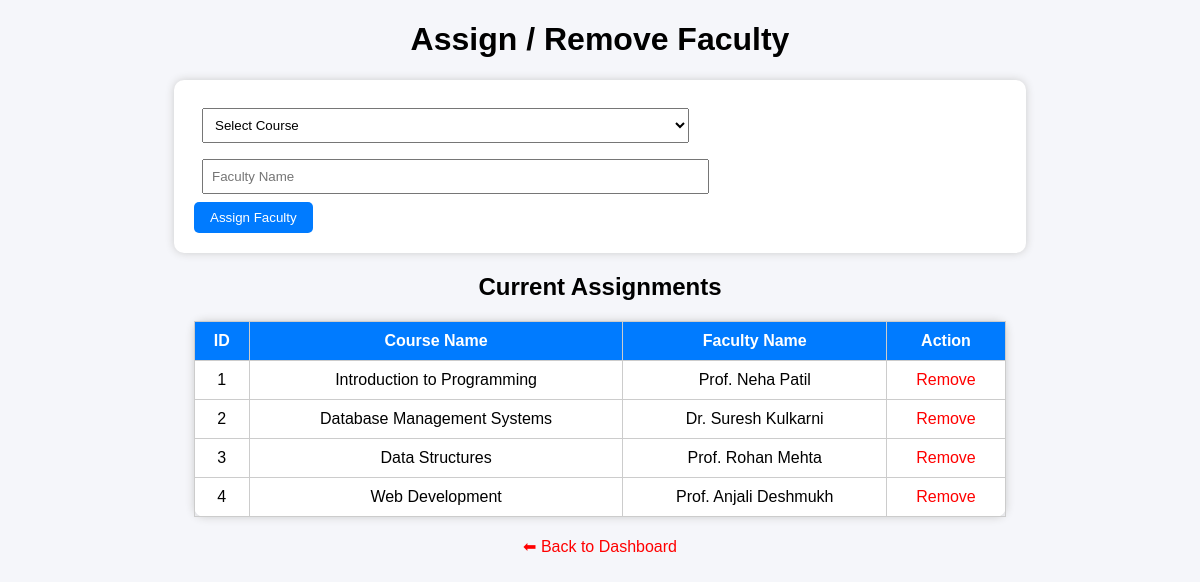
Screenshot of /admin/assign_faculty.php (signed in) with the database file from the repository.
### tables this page shows
CREATE TABLE IF NOT EXISTS courses (
    id INT AUTO_INCREMENT PRIMARY KEY,
    course_name VARCHAR(100) NOT NULL,
    course_code VARCHAR(50) NOT NULL UNIQUE,
    faculty_name VARCHAR(100),
    duration VARCHAR(50),
    price DECIMAL(10,2) DEFAULT 0.00,
    description TEXT
);

### admin/assign_faculty.php (the view, shortened to what this page needs)
<?php
include '../db.php';
?>
<!DOCTYPE html>
<html>
<head>
</head>
<body>
    <h1>Assign / Remove Faculty</h1>
    <form method="post">
        <select name="course_id" required>
            <option value="">Select Course</option>
        </select><br>
        <input type="text" name="faculty_name" placeholder="Faculty Name" required><br>
        <button type="submit" name="assign_faculty">Assign Faculty</button>
    </form>
    <h2 style="text-align:center;">Current Assignments</h2>
    <table>
        <tr><th>ID</th><th>Course Name</th><th>Faculty Name</th><th>Action</th></tr>
        <?php
        $courses2 = $conn->query("SELECT * FROM courses");
        while ($row = $courses2->fetch_assoc()) {
            echo "<tr>
                <td>{$row['id']}</td>
                <td>{$row['course_name']}</td>
                <td>" . ($row['faculty_name'] ?: '—') . "</td>
                <td><a href='?remove_faculty={$row['id']}'>Remove</a></td>
            </tr>";
        }
        ?>
    </table>
    <p><a href='admin_dashboard.php'>⬅ Back to Dashboard</a></p>
</body>
</html>

### admin/assign_faculty.php (style rules this page uses)
body { font-family: Arial; background: #f5f6fa; margin: 20px; }
h1 { text-align: center; }
form, table { background: #fff; margin: 20px auto; width: 70%; padding: 20px; border-radius: 10px; box-shadow: 0 0 8px #ccc; }
select, input { padding: 8px; margin: 8px; width: 60%; }
button { padding: 8px 16px; background: #007bff; color: white; border: none; border-radius: 5px; cursor: pointer; }
table { border-collapse: collapse; }
th, td { border: 1px solid #ccc; padding: 10px; text-align: center; }
th { background-color: #007bff; color: white; }
a { color: red; text-decoration: none; }
p { text-align: center; }

### rows the page displays
courses: id "1", course_name "Introduction to Programming", faculty_name "Prof. Neha Patil"
courses: id "2", course_name "Database Management Systems", faculty_name "Dr. Suresh Kulkarni"
courses: id "3", course_name "Data Structures", faculty_name "Prof. Rohan Mehta"
courses: id "4", course_name "Web Development", faculty_name "Prof. Anjali Deshmukh"
